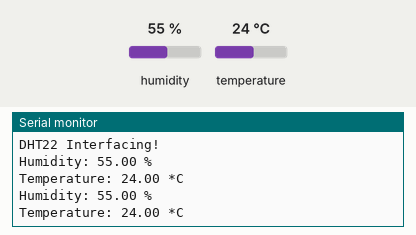
Simulated run of this sketch. Board: Arduino Uno, built with avr-gcc and run on an emulated ATmega328P. Shown: the last lines printed to the serial monitor. The inputs (shaded band) are chosen by the test bench; at power-on: humidity 55 %, temperature 24 °C.

Above: at 4.8 s.
4.9 s: humidity set to 22 %
At 6.5 s:
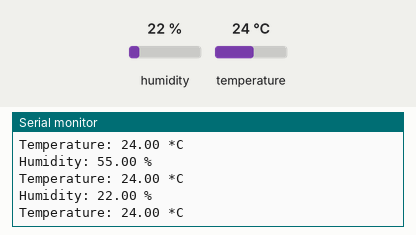
7.9 s: temperature set to 12 °C
At 9.4 s:
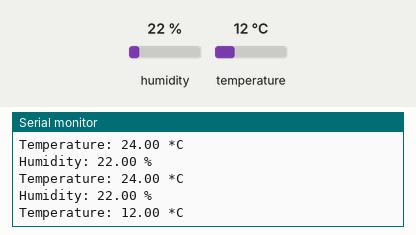
10.9 s: humidity set to 40 %
At 13.0 s:
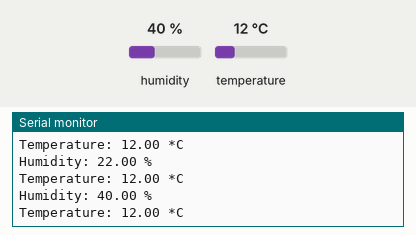
Timing chart, 0 to 14.5 s (numbered marks = the images above; inputs shaded):
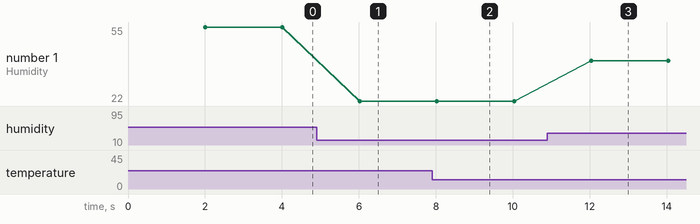

The sketch:

DHT22_Sketch.ino
```cpp
#include "DHT.h"

#define DHTPIN 2     // what digital pin we're connected to


#define DHTTYPE DHT22   // DHT 22  (AM2302), AM2321


DHT dht(DHTPIN, DHTTYPE);
float h,t;

void setup() {
  Serial.begin(9600);
  Serial.println("DHT22 Interfacing!\n");

  dht.begin();
}

void loop() {
  // Wait a few seconds between measurements.
  delay(2000);


 h = dht.readHumidity();
 t = dht.readTemperature();


  // Check if any reads failed and exit early (to try again).//isnan-> IS Not An Number
  if (isnan(h) || isnan(t)) {
    Serial.println("Failed to read from DHT sensor!");
    return;
  }


  Serial.print("Humidity: ");
  Serial.print(h);
  Serial.println(" %");
  Serial.print("Temperature: ");
  Serial.print(t);
  Serial.println(" *C \n");

}
```

Measured:
- after the input at 4.9 s, the serial monitor: prints a new line after 1.1 s (image 1)
- after the input at 7.9 s, the serial monitor: prints a new line after 0.14 s (image 2)
- after the input at 10.9 s, the serial monitor: prints a new line after 1.1 s (image 3)
- plotted number 1: 55 → 22 after the input at 4.9 s, 22 → 40 after the input at 10.9 s
